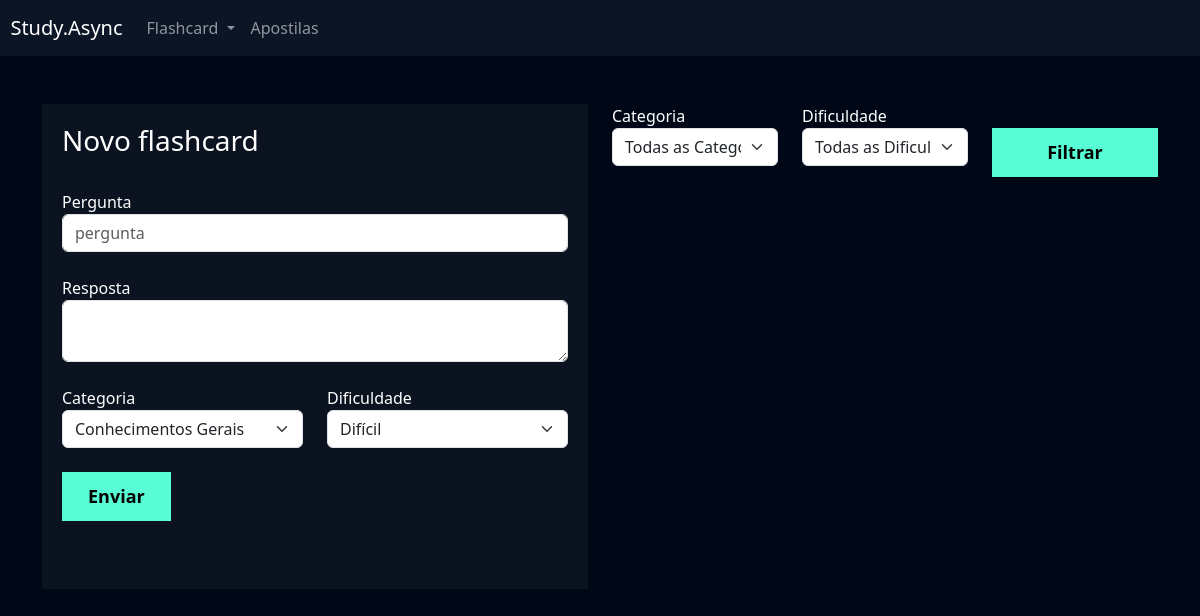
/flashcard/novo_flashcard/ (signed in), run on an earlier commit of the app's database.
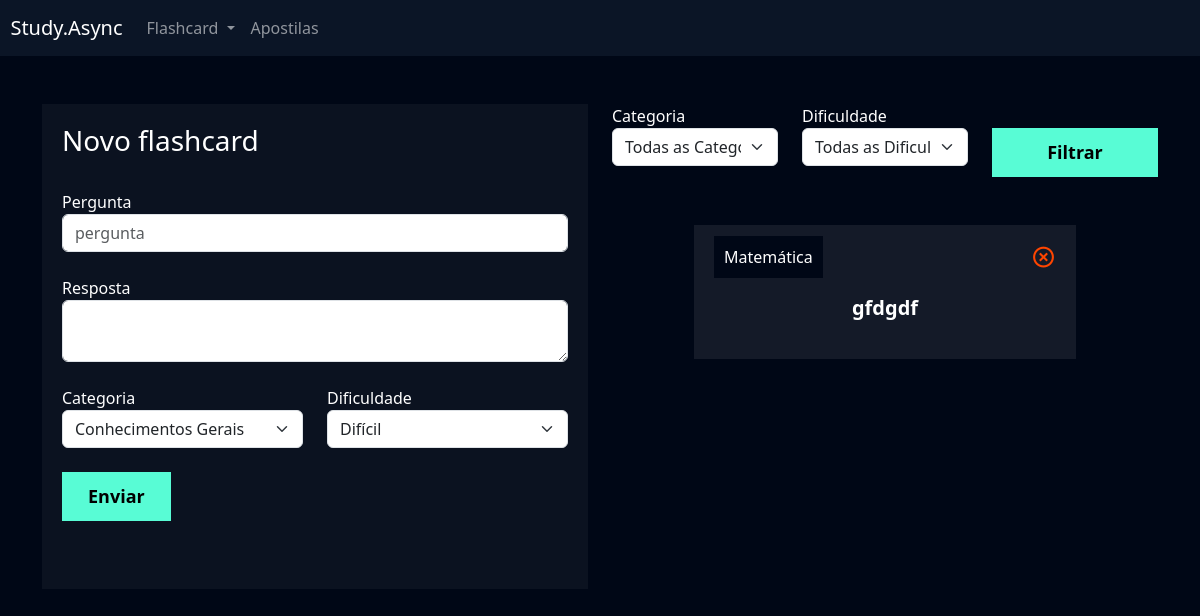
And on a later commit of the database.
### flashcard/models.py (models this page shows, shortened)
class Flashcard(models.Model):
    DIFICULDADE_CHOICES = (('D', 'Difícil'), ('M', 'Médio'), ('F', 'Fácil'))
    user = models.ForeignKey(User, on_delete=models.DO_NOTHING)
    pergunta = models.CharField(max_length=100)
    resposta = models.TextField()
    categoria = models.ForeignKey(Categoria, on_delete=models.DO_NOTHING)
    dificuldade = models.CharField(max_length=1, choices=DIFICULDADE_CHOICES)

class Categoria(models.Model):
    nome = models.CharField(max_length=20)
    def __str__(self):
        return self.nome

### flashcard/views.py (the view, shortened to what this page needs)
# urls.py: path('novo_flashcard/', views.novo_flashcard, name='novo_flashcard'),
def novo_flashcard(request):
    if not request.user.is_authenticated:
        return redirect('/usuarios/logar')
    if request.method == 'GET':
        categorias = Categoria.objects.all()
        dificuldades = Flashcard.DIFICULDADE_CHOICES
        flashcards = Flashcard.objects.filter(user=request.user)
        categoria_filtrar = request.GET.get('categoria')
        dificuldade_filtrar = request.GET.get('dificuldade')
        if categoria_filtrar:
            flashcards = flashcards.filter(categoria__id=categoria_filtrar)
        if dificuldade_filtrar:
            flashcards = flashcards.filter(dificuldade=dificuldade_filtrar)
        return render(
            request,
            'novo_flashcard.html',
            {
                'categorias': categorias,
                'dificuldades': dificuldades,
                'flashcards': flashcards
            })

### flashcard/templates/novo_flashcard.html (shortened to what the changed rows need)
{% extends "base.html" %}
{% load static %}
{% block 'cabecalho' %}
    <link href="{% static 'usuarios/css/cadastro.css' %}" rel="stylesheet">
    <link href="https://unpkg.com/boxicons@2.1.4/css/boxicons.min.css" rel="stylesheet">
    <link href="{% static 'flashcard/css/novo_flashcard.css'%}" rel="stylesheet">
{% endblock 'cabecalho' %}
{% block 'conteudo' %}
    <div class="container">
        <br>
        <br>
        <div class="row">
            <div class="col-md">
                <br>
                <br>
                {% for flashcard in flashcards %}
                    <div class="box-new-flashcard" onclick="flip_card({{flashcard.id}})">
                        <div class="flashcard ">
                            <div class="flashcard-categoria">
                                {{flashcard.categoria}}
                            </div>
                            <a href="{% url 'deletar_flashcard' flashcard.id %}"><i class='icone-exit bx bx-x-circle'></i></a>
                            <br>
                            <br>
                            <div class="flashcard-box-item">
                                <p class="flashcard-item">{{flashcard.pergunta}}</p>
                            </div>
                        </div>
                    </div>
                    <br>
                    <br>
                {% endfor %}
            </div>
        </div>
    </div>
{% endblock 'conteudo' %}

What changed in the data, as far as the page shows it:
added Flashcard: categoria "Matemática", pergunta "gfdgdf"
